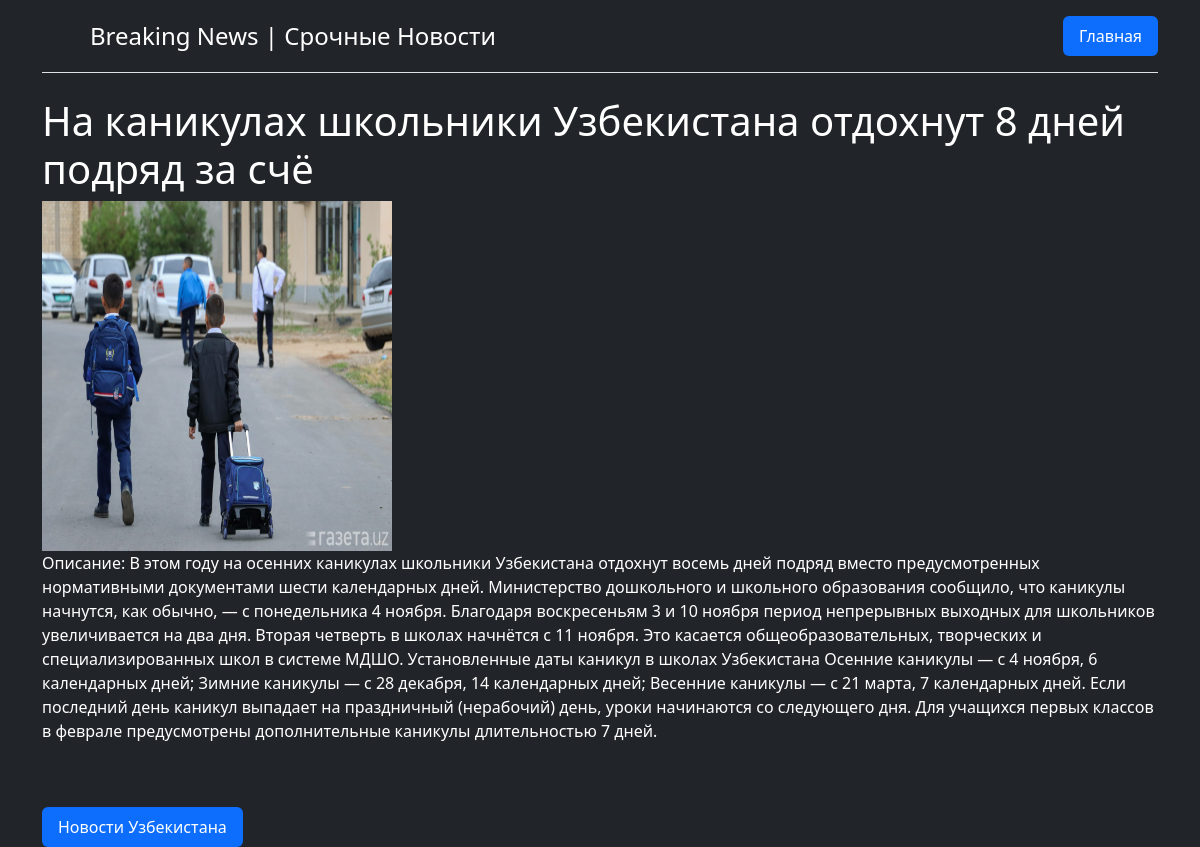
The app's page /new/3 with its own data.
### index/models.py (models this page shows, shortened)
class New(models.Model):
    new_name = models.CharField(max_length=64)
    new_description = models.TextField()
    new_photo = models.ImageField(upload_to='media')
    new_category = models.ForeignKey(Category, on_delete=models.CASCADE)
    new_date = models.DateField()

class Category(models.Model):
    category_name = models.CharField(max_length=32)
    def __str__(self):
        return str(self.category_name)

### index/views.py (the view)
# urls.py: path('new/<int:pk>', views.product_page),
def product_page(request, pk):
    product = New.objects.get(id=pk)
    context = {'product': product}
    return render(request, 'product.html', context)

### index/templates/product.html (shortened to what this page needs)
<!DOCTYPE html>
<html lang="ru">
<link rel="stylesheet" href="https://cdn.jsdelivr.net/npm/bootstrap@5.3.3/dist/css/bootstrap.min.css">
<head>
</head>
<body class="bg bg-dark d-flex h-100">
<div class="container">
    <header class="d-flex flex-wrap justify-content-center py-3 mb-4 border-bottom">
      <a href="/" class="d-flex align-items-center mb-3 mb-md-0 me-md-auto link-body-emphasis text-decoration-none">
        <svg class="bi me-2" width="40" height="32"><use xlink:href="#bootstrap"></use></svg>
        <span class="fs-4 text-white">Breaking News | Срочные Новости</span>
      </a>
      <ul class="nav nav-pills">
        <li class="nav-item"><a href="/" class="nav-link active" aria-current="page">Главная</a></li>
      </ul>
    </header>
    <h1 class="text-white">{{ product.new_name }}</h1>
    <img src="{{ product.new_photo.url }}" width="350" height="350" alt="{{ product.new_name }}">
    <br>
    <p class="text-white">Описание: {{ product.new_description }}</p>
    <br>
    <br>
    <ul class="nav nav-pills">
        <li class="nav-item"><a href="/category/{{ product.new_category.id }}"
                                class="nav-link active" aria-current="page">{{product.new_category}}
        </a>
        </li>
    </ul>
</div>
</body>
</html>

### records on screen
New: new_name "На каникулах школьники Узбекистана отдохнут 8 дней подряд за счё", new_photo (picture), new_description "В этом году на осенних каникулах школьники Узбекистана отдохнут восемь дней подряд вместо предусмотренных нормативными документами шести календарных дней. Министерство дошкольного и школьного образования сообщило, что каникулы начнутся, как обычно, — с понедельника 4 ноября. Благодаря воскресеньям 3 и 10 ноября период непрерывных выходных для школьников увеличивается на два дня. Вторая четверть в школах начнётся с 11 ноября. Это касается общеобразовательных, творческих и специализированных школ в системе МДШО. Установленные даты каникул в школах Узбекистана Осенние каникулы — с 4 ноября, 6 календарных дней; Зимние каникулы — с 28 декабря, 14 календарных дней; Весенние каникулы — с 21 марта,…", new_category "Новости Узбекистана"
